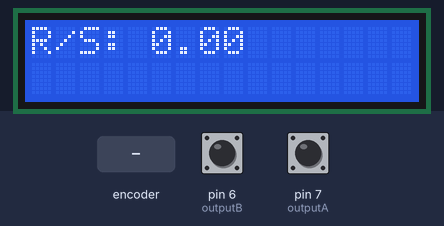
A sketch run on a simulated Arduino Uno, built with avr-gcc and run on an emulated ATmega328P. Shown: 16×2 character LCD. The inputs (shaded band) are chosen by the test bench; at power-on: pin 6 (outputB) HIGH, pin 7 (outputA) HIGH. What the sketch prints to the serial monitor is not drawn.

Above: at 1.2 s.
1.3 s: rotary encoder on pin 7 (outputA) / pin 6 (outputB) turned 1 step (first pin leading)
At 1.58 s:
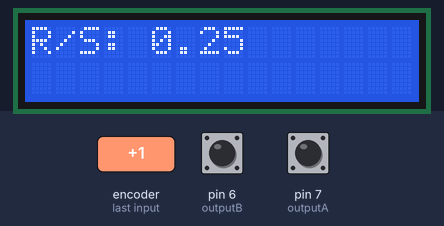
3.1 s: rotary encoder on pin 7 (outputA) / pin 6 (outputB) turned 1 step (first pin leading)
At 3.31 s:
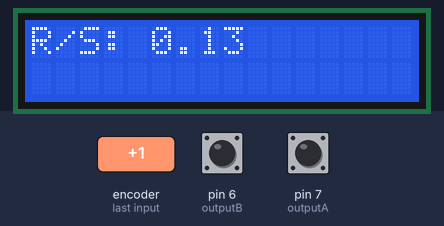
Timing chart, 0 to 6.1 s (numbered marks = the images above; inputs shaded):
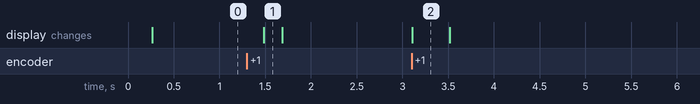

The sketch:

rotary.ino
```cpp
#include <LiquidCrystal.h>
 const int rs = 8, en = 9, d4 = 10, d5 = 11, d6 = 12, d7 = 13;
LiquidCrystal lcd(rs, en, d4, d5, d6, d7);
 #define outputA 7
 #define outputB 6
 double FRS;
 int counter;
 int aState;
 int lstCounter;
 int aLastState;
 unsigned long lstMillisec;
 boolean ifTrue = true;
 void setup() {
   pinMode (outputA,INPUT);
   pinMode (outputB,INPUT);

   Serial.begin (9600);
   // Reads the initial state of the outputA
   aLastState = digitalRead(outputA);
   lcd.begin(16, 2);
 }
 void loop() {

   aState = digitalRead(outputA); // Reads the "current" state of the outputA
   // If the previous and the current state of the outputA are different, that means a Pulse has occured
   if (aState != aLastState){
     // If the outputB state is different to the outputA state, that means the encoder is rotating clockwise
     if (digitalRead(outputB) != aState) {
       counter ++;
     } else {
       counter --;
     }
     Serial.print("Position: ");
     Serial.println(counter);


     }
     if (ifTrue){
      lstMillisec = millis();
      lstCounter = counter;
      ifTrue = false;
     }
     if (millis() - lstMillisec >= 200)
     {
      lcd.clear();
      FRS = (abs(counter - lstCounter) / 40.0)*5.0;
      lcd.print(String("R/S: ") + FRS);
      ifTrue = true;

     }
     aLastState = aState; // Updates the previous state of the outputA with the current state


   }
```

Measured:
- after the input at 1.3 s, the display: changes after 0.18 s (image 1)
- after the input at 3.1 s, the display: changes at once (image 2)
